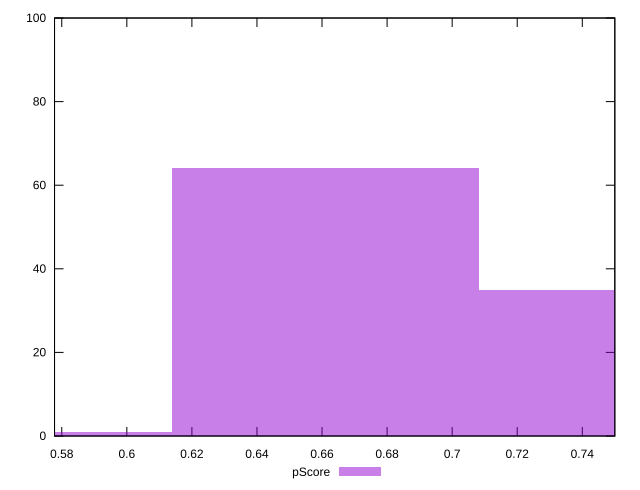

The script that saved this image:
reset

$pScore <<EOF
0.6609617325536119 64
0.566538627903096 1
0.7553848372041279 35
EOF

set key outside below
set boxwidth 0.09442310465051598
set xrange [0.5777777777777777:0.75]
set yrange [0:100]
set trange [0:100]
set style fill transparent solid 0.5 noborder
set terminal svg size 640, 490 enhanced background rgb 'white'
set output "report_00023_2021-02-20T12:14:57.249Z/uses-webp-images/samples/pages/pScore/histogram.svg"

plot $pScore title "pScore" with boxes

reset
